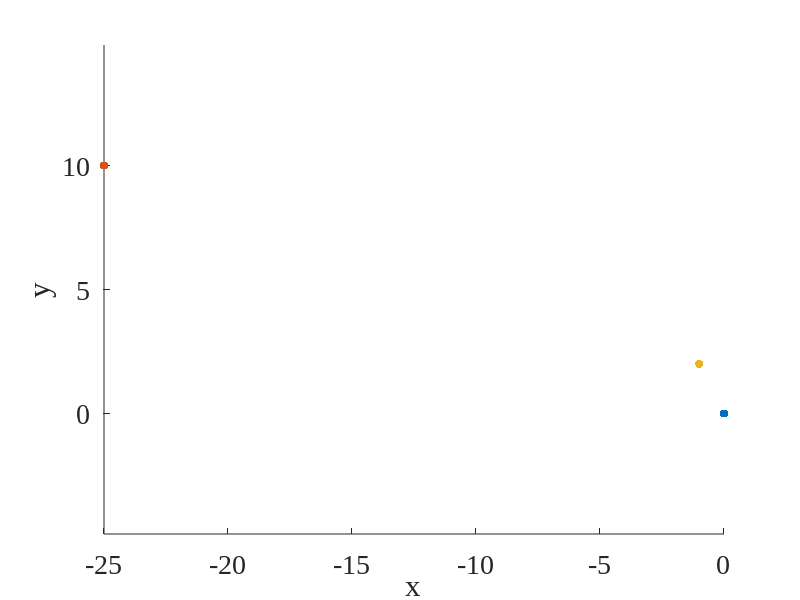

Write MATLAB code to recreate this figure. (Note: this script raises an error after producing the figure.)
% close all
mu = 1;
xA0 = -25; yA0 = 10;
xD0 = -1; yD0 = 2;
vAx0 = 0; vAy0 = 1; 
vDx0 = 1; vDy0 = 1;

uA = 1; uD = 2;

ax1 = figure;hold on 
axis equal
xlabel('x');
ylabel('y');
set(gca,'FontName','Times New Roman','FontSize',20)
scatter(0,0,'green','filled')
scatter(xA0,yA0,'red','filled')
scatter(xD0,yD0,'blue','filled')

t = 0;
dt = 0.001;

[op_tx,op_ty,op_thetaA,op_thetaD,t_minimal,ti,to] = find_optimal_RA_double_integrator(xA0,yA0,vAx0,vAy0,uA,xD0,yD0,vDx0,vDy0,uD,mu);
[op_vx,op_vy] = get_vXY(t_minimal,op_thetaA,uA,vAx0,vAy0,mu);
draw_ADR(ti,to,xA0,yA0,vAx0,vAy0,uA,xD0,yD0,vDx0,vDy0,uD,mu,ax1,[0 0 0],true);
draw_trajectory(op_thetaA,op_thetaD,t_minimal,mu,uA,xA0,yA0,vAx0,vAy0,uD,xD0,yD0,vDx0,vDy0,ax1)
scatter(op_tx,op_ty,'magenta','filled','pentagram')
tx_lst = [];
ty_lst = [];
xA = xA0;
yA = yA0;
vAx = vAx0;
vAy = vAy0;
xD = xD0;
yD = yD0;
vDx = vDx0;
vDy = vDy0;
i = 1;
I = 50;
[~,~,tx0,ty0]=find_optimal_RA(xD,yD,xA,yA,uA/uD);
tx = tx0;
ty = ty0;
[thetaA1,~] = ddi_target_theta(xA0,yA0,vAx0,vAy0,uA,tx,ty,mu);
[thetaD1,~] = ddi_target_theta(xD0,yD0,vDx0,vDy0,uD,tx,ty,mu);
% simulate to Te
[TeA,~,~] = simulate_to_Te(tx,ty,xA0,yA0,vAx0,vAy0,uA,mu);
[TeD,~,~] = simulate_to_Te(tx,ty,xD0,yD0,vDx0,vDy0,uD,mu);
Te = min(TeA,TeD);
[xA1,yA1] = get_XY(Te,thetaA1,uA,xA0,yA0,vAx0,vAy0,mu);
scatter(xA1,yA1,20,[0,0.8,0.3],'filled');
[xD1,yD1] = get_XY(Te,thetaD1,uD,xD0,yD0,vDx0,vDy0,mu);
scatter(xD1,yD1,20,[0.5,0.7,0],'filled');

[~,~,tx1,ty1]=find_optimal_RA(xD1,yD1,xA1,yA1,uA/uD);
[thetaA2,~] = ddi_target_theta(xA0,yA0,vAx0,vAy0,uA,tx1,ty1,mu);
[thetaD2,~] = ddi_target_theta(xD0,yD0,vDx0,vDy0,uD,tx1,ty1,mu);
[xA,yA] = get_XY(Te,thetaA2,uA,xA0,yA0,vAx0,vAy0,mu);
scatter(xA,yA,20,[0,0.8,0.3],'filled');
[xD,yD] = get_XY(Te,thetaD2,uD,xD0,yD0,vDx0,vDy0,mu);
scatter(xD,yD,20,[0.5,0.7,0],'filled');

tx_f = tx1;
ty_f = ty1;
sx2 = tx1;
sy2 = ty1;
kkk = 1;
while true
    if true
        tx_lst(end+1) = tx_f;
        ty_lst(end+1) = ty_f;
    end
    if i>=I
        break
    end
    [~,~,sx1,sy1] = find_optimal_RA(xD,yD,xA,yA,uA/uD);
    tx_f = tx_f+kkk*(sx1-sx2);
    ty_f = ty_f+kkk*(sy1-sy2);

    [thetaA2,tA] = ddi_target_theta(xA0,yA0,vAx0,vAy0,uA,tx_f,ty_f,mu);
    [thetaD2,tD] = ddi_target_theta(xD0,yD0,vDx0,vDy0,uD,tx_f,ty_f,mu);
    [xA,yA] = get_XY(Te,thetaA2,uA,xA0,yA0,vAx0,vAy0,mu);
    [xD,yD] = get_XY(Te,thetaD2,uD,xD0,yD0,vDx0,vDy0,mu);
    sx2 = sx1;
    sy2 = sy1;

    tt = min(tA,tD);
    draw_trajectory(thetaA2,thetaD2,tt,mu,uA,xA0,yA0,vAx0,vAy0,uD,xD0,yD0,vDx0,vDy0,ax1)
    i = i+1;
end
draw_trajectory(thetaA2,thetaD2,tt,mu,uA,xA0,yA0,vAx0,vAy0,uD,xD0,yD0,vDx0,vDy0,ax1)
plot(tx_lst,ty_lst,'LineWidth',1,'Color',[0.5,0.5,0.5]);
scatter(tx_lst,ty_lst,20,[0.5,0.5,0.5],'filled');
scatter(tx,ty,50,'yellow','filled','pentagram');
sqrt((op_tx-tx_f)^2+(op_ty-ty_f)^2)

